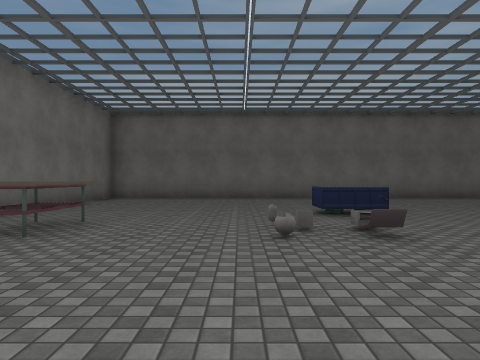
[1] (above)

23 first-person views from a walk through a Unity game level. The camera is 1.3 m above the floor, looks level and sees 70° across. The floor is counted in squares, 2 m on a side. Each view is taken from the middle of a square. On the plan, view 1 faces up. The plan holds only what a view shows up to about 10 squares ahead; the rest is blank. The player character is not drawn. Door leaves are left out, so doorways stand open. Some surface patterns are stand-ins.

[2]
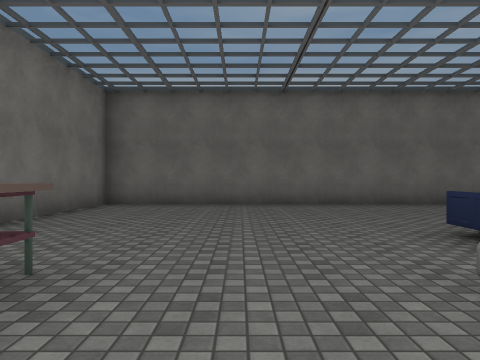

[3]
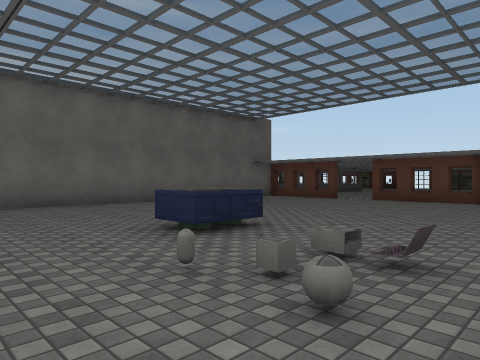

[4]
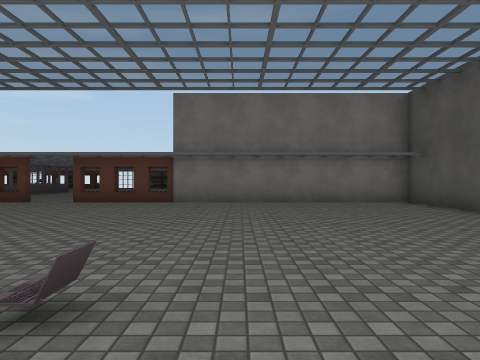

[5]
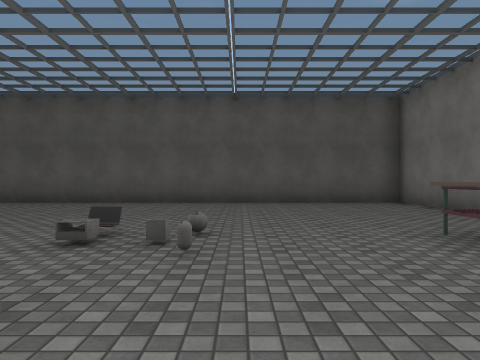

[6]
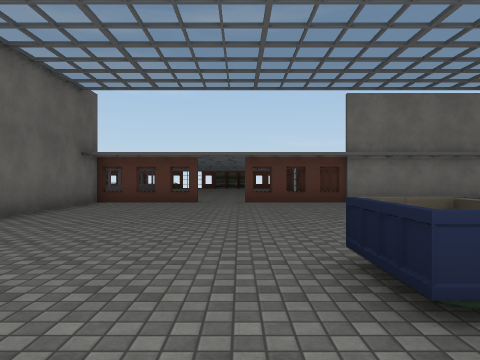

[7]
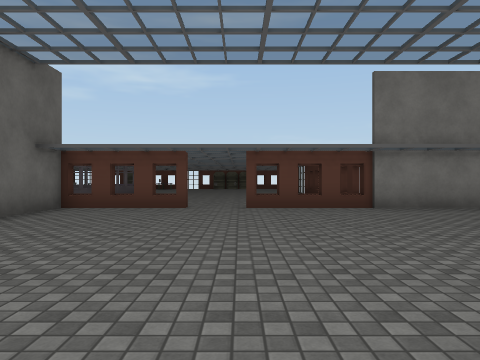

[8]
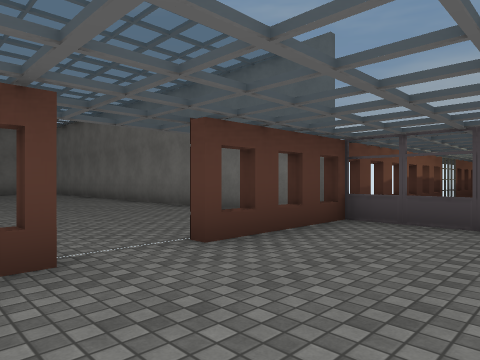

[9]
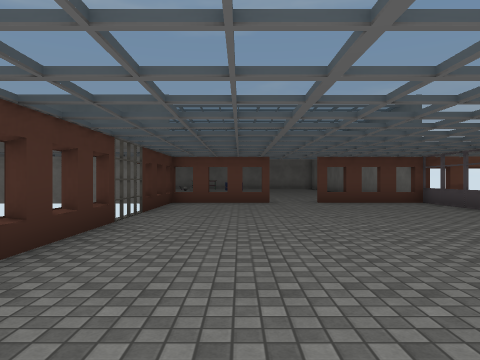

[10]
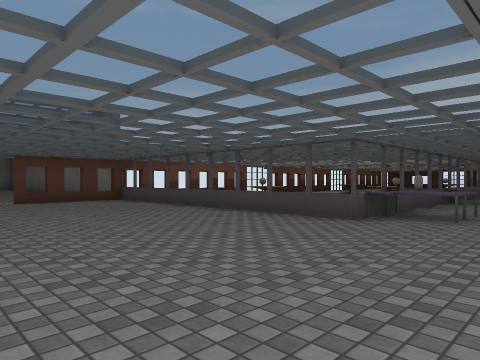

[11]
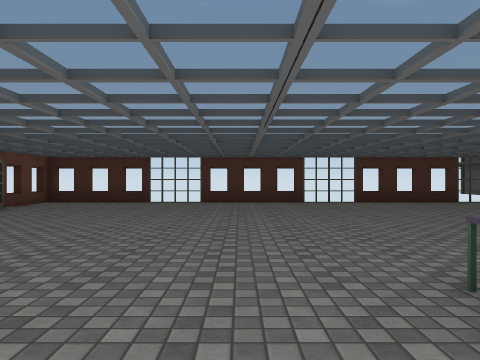

[12]
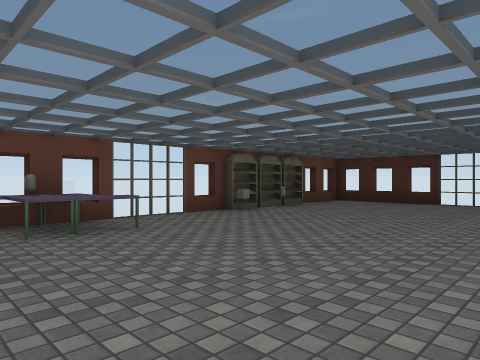

[13]
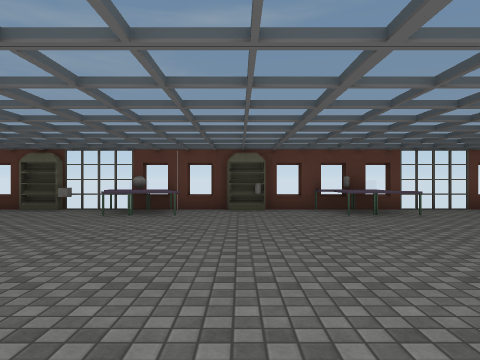

[14]
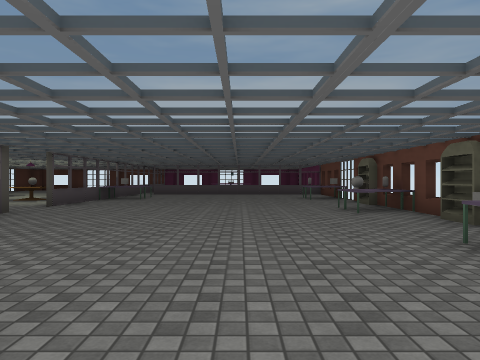

[15]
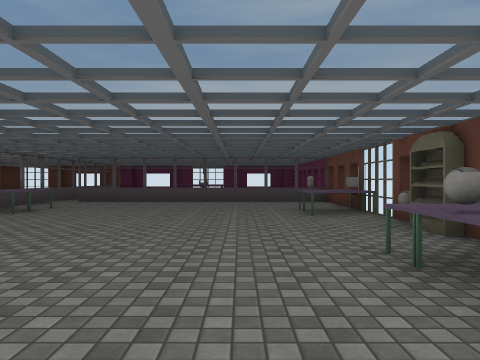

[16]
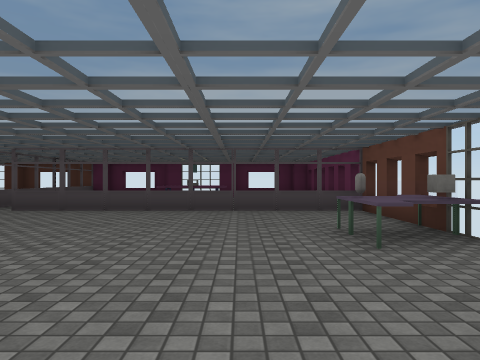

[17]
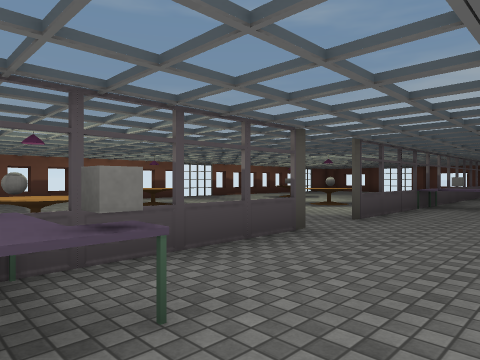

[18]
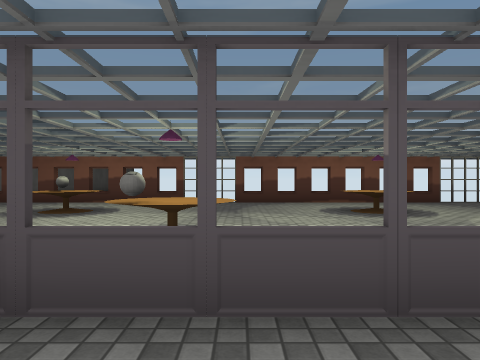

[19]
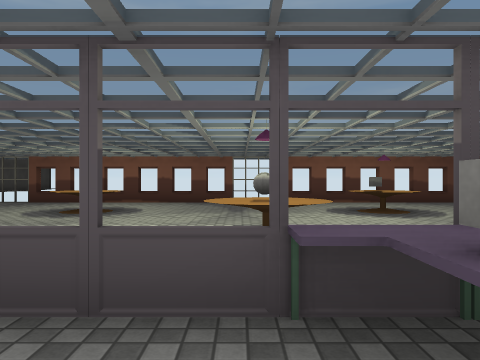

[20]
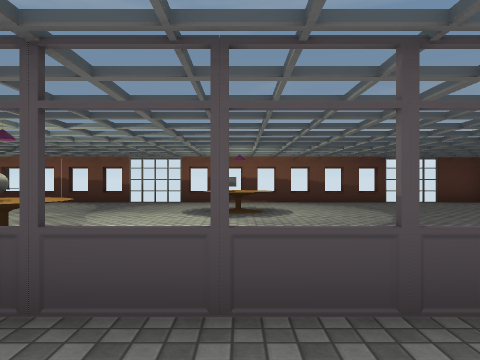

[21]
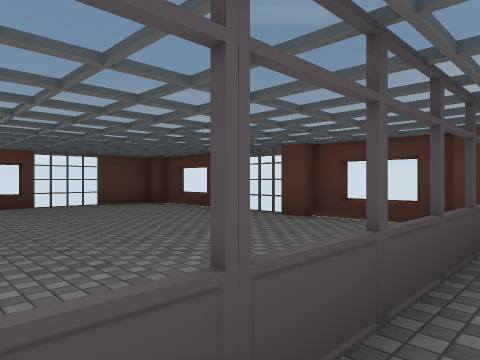

[22]
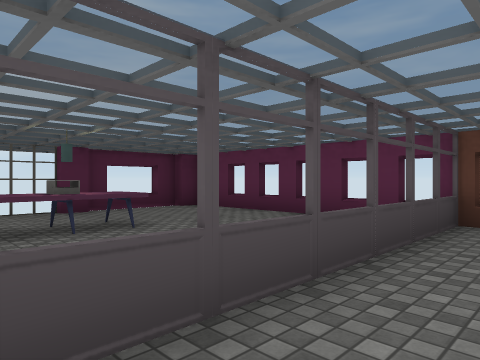

[23]
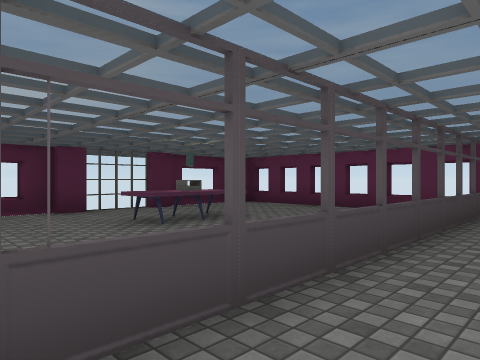

### Floor plan
Points are (right, up) in squares from view 1. A wall is a line through its corners. A room is listed if a view was taken in it or the views show most of it. See-through windows are left out.
Room 1 (views 1, 2, 3, 4, 5, 6, 7)
walls: (-4.6, 1.5) (-4.6, -1.8) (9.9, -1.8) (9.9, 12.2) (-4.6, 12.2) (-4.6, 6.5); (10.1, 5.1) (10.1, 5.8); (10.1, 7) (10.1, 7.6); (10.1, 10.5) (10.1, 11)
ways out: open door at (10, 8.5) to room 2; gap at (10, 6) to room 2; gap at (10, 14.5) to room 4
objects: other object (-3, 4) to (-3, 5); other object (0, 5); other object (2, 4); other object (2, 7)
Room 2 (views 8, 9, 10, 11, 12, 13, 14, 15, 16, 17, 18, 19, 20, 22, 23)
walls: (18.5, 12.2) (10.2, 12.2) (10.2, 9.2); (26.6, 16.4) (26.6, 17.5); (26.6, 14.5) (26.6, 15.5); (26.8, 16.5) (26.8, 17.1); (26.6, 18.4) (26.6, 19.5); (18.4, 21.9) (18.4, 14.4); (26.6, 20.9) (26.6, 21.5); (26.6, 10.5) (26.6, 12.6); (26.6, 25.2) (26.6, 27.5); (23.9, 4.9) (24.4, 4.9); (26.6, 5.6) (26.6, 6.9); (10.2, 7.9) (10.2, 5); (26.6, 28.4) (26.6, 30.5); (12.6, 5.1) (26.6, 5.1); (18.4, 29.9) (18.4, 23.2); (11.6, 5.1) (12.5, 5.1); (10.6, 5.1) (11.5, 5.1); (26.6, 30.2) (19.1, 30.2)
ways out: open door at (10, 8.5) to room 1; gap at (10, 6) to room 1; open door at (19, 30) to room 3; open door at (18, 22.5) to room 4; gap at (12, 5); gap at (16, 5); gap at (21, 5); gap at (25, 5); gap at (27, 6.5); gap at (27, 11); gap at (27, 25); gap at (27, 29)
objects: other object (18, 13) to (19, 14); other object (19, 13); other object (19, 17) to (19, 19); other object (19, 26); other object (19, 27); other object (19, 28) to (20, 28); other object (20, 19); other object (25, 27); other object (26, 8); other object (26, 10); other object (26, 13) to (27, 14); other object (26, 14); other object (26, 18); other object (26, 20); other object (26, 22); other object (26, 23); other object (26, 25); other object (26, 27); other object (27, 8); other object (27, 9); other object (27, 10); other object (27, 16); other object (27, 18); other object (27, 20); other object (27, 22) to (27, 23); other object (27, 24); other object (27, 28)
Room 3 (view 21)
walls: (21.8, 36.1) (21.1, 36.1); (23.2, 36.4) (20.2, 36.4); (23.9, 36.1) (23.1, 36.1); (18.4, 34.6) (18.4, 29.9); (26.1, 36.4) (23.9, 36.4); (26.8, 32.5) (26.8, 33); (26.6, 36.1) (26, 36.1); (26.8, 31.6) (26.8, 32.1); (26.6, 31) (26.6, 35.6)
ways out: open door at (19, 30) to room 2; gap at (27, 33.5)
objects: other object (22, 34) to (23, 34)
Room 4 (no view inside)
walls: (10.1, 14.9) (10.1, 14); (15.5, 36.1) (14.9, 36.1); (14.9, 36.4) (13.9, 36.4); (12.6, 36.4) (10.6, 36.4); (10.1, 36.1) (10.1, 15); (16.5, 36.6) (16, 36.6); (17.7, 36.4) (15.5, 36.4); (17.2, 36.6) (16.8, 36.6); (10.1, 13.6) (10.1, 13)
ways out: gap at (10, 14.5) to room 1; open door at (18, 22.5) to room 2; gap at (10, 22.5); gap at (10, 30.5)
objects: other object (13, 16); other object (13, 17); other object (13, 23); other object (13, 29); other object (16, 19) to (16, 20); other object (16, 26); other object (16, 27); other object (17, 19)

Where each view was taken, in squares from view 1:
view 1: 0 up, 0 right, facing up
view 2: 3 up, 1 left, facing up
view 3: 3 up, 1 left, facing up-right
view 4: 3 up, 0 right, facing right
view 5: 8 up, 0 right, facing down
view 6: 8 up, 0 right, facing right
view 7: 8 up, 2 right, facing right
view 8: 7 up, 13 right, facing up-left
view 9: 7 up, 20 right, facing left
view 10: 7 up, 21 right, facing up-left
view 11: 15 up, 21 right, facing down
view 12: 15 up, 21 right, facing down-right
view 13: 16 up, 19 right, facing right
view 14: 15 up, 23 right, facing up
view 15: 20 up, 24 right, facing up
view 16: 23 up, 24 right, facing up
view 17: 18 up, 21 right, facing up-left
view 18: 20 up, 20 right, facing left
view 19: 26 up, 20 right, facing left
view 20: 29 up, 20 right, facing left
view 21: 31 up, 19 right, facing up-left
view 22: 29 up, 21 right, facing up-right
view 23: 29 up, 19 right, facing up-right
